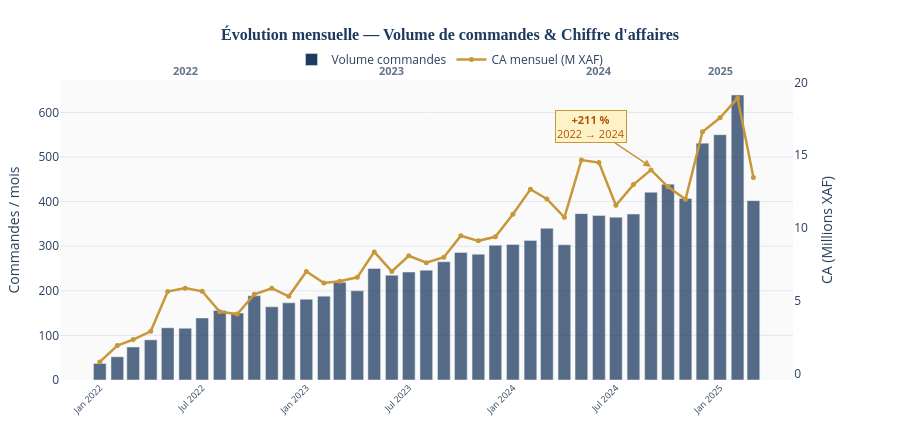

Notebook code cell kept with this figure:
### Markdown cell above
---
## 2. Évolution Temporelle — Volume & CA

Graphique à deux axes : barres pour le volume de commandes, ligne pour le CA mensuel.
Les zones colorées marquent les années.

### Code cell
monthly = (
    ov.groupby("ym")
    .agg(orders=("order_id","count"), revenue=("total_amount_xaf","sum"))
    .reset_index()
)
monthly["revenue_M"] = monthly["revenue"] / 1e6

fig = make_subplots(
    specs=[[{"secondary_y": True}]],
    figure=go.Figure()
)

# Barres volume
fig.add_trace(go.Bar(
    x=monthly["ym"],
    y=monthly["orders"],
    name="Volume commandes",
    marker_color=NAVY,
    marker_opacity=0.75,
    hovertemplate="<b>%{x}</b><br>Commandes : %{y:,}<extra></extra>",/ra
), secondary_y=False)

# Ligne CA
fig.add_trace(go.Scatter(
    x=monthly["ym"],
    y=monthly["revenue_M"],
    name="CA mensuel (M XAF)",
    mode="lines+markers",
    line=dict(color=GOLD, width=2.5),
    marker=dict(size=5, color=GOLD),
    hovertemplate="<b>%{x}</b><br>CA : %{y:.1f} M XAF<extra></extra>",
), secondary_y=True)

# Annotations années
for yr, label, xref in [("2022-06","2022","x"),("2023-06","2023","x"),
                          ("2024-06","2024","x"),("2025-01","2025","x")]:
    fig.add_annotation(
        x=yr, y=1.0, yref="paper",
        text=f"<b>{label}</b>", showarrow=False,
        font=dict(size=11, color=GRAY), yanchor="bottom"
    )

# Annotation croissance
fig.add_annotation(
    x="2024-09", y=ov[ov["ym"]<="2024-12"].groupby("ym")["order_id"].count().max() * 0.9,
    text="<b>+211 %</b><br>2022 → 2024",
    showarrow=True, arrowhead=2, arrowcolor=GOLD, arrowwidth=1.5,
    bgcolor="#FEF3C7", bordercolor=GOLD, borderwidth=1,
    font=dict(size=11, color=AMBER),
    ax=-60, ay=-40,
)

fig.update_layout(
    title=dict(text="<b>Évolution mensuelle — Volume de commandes & Chiffre d'affaires</b>",
               font=dict(size=16, color=NAVY, family="Georgia"), x=0.5),
    height=440,
    paper_bgcolor=WHITE,
    plot_bgcolor="#FAFAFA",
    legend=dict(orientation="h", yanchor="bottom", y=1.02, x=0.5, xanchor="center"),
    hovermode="x unified",
    xaxis=dict(tickangle=-45, tickfont=dict(size=9), showgrid=False),
    margin=dict(t=80, b=60, l=60, r=60),
)
fig.update_yaxes(title_text="Commandes / mois", secondary_y=False,
                 showgrid=True, gridcolor="#E2E8F0", zeroline=False)
fig.update_yaxes(title_text="CA (Millions XAF)", secondary_y=True,
                 showgrid=False, zeroline=False)

fig.show()

### Figure 1 — Plotly figure (JSON) as saved in the notebook; plotly's stock layout.template omitted (floating-point values rounded to 4 significant figures)
{"data": [{"hovertemplate": "<b>%{x}</b><br>Commandes : %{y:,}<extra></extra>", "marker": {"color": "#1E3A5F", "opacity": 0.75}, "name": "Volume commandes", "type": "bar", "x": ["2022-01", "2022-02", "2022-03", "2022-04", "2022-05", "2022-06", "2022-07", "2022-08", "2022-09", "2022-10", "2022-11", "2022-12", "2023-01", "2023-02", "2023-03", "2023-04", "2023-05", "2023-06", "2023-07", "2023-08", "2023-09", "2023-10", "2023-11", "2023-12", "2024-01", "2024-02", "2024-03", "2024-04", "2024-05", "2024-06", "2024-07", "2024-08", "2024-09", "2024-10", "2024-11", "2024-12", "2025-01", "2025-02", "2025-03"], "xaxis": "x", "y": [37, 52, 74, 90, 117, 116, 139, 156, 150, 189, 164, 173, 181, 188, 219, 200, 250, 235, 242, 246, 265, 286, 282, 302, 304, 313, 340, 303, 373, 369, 365, 372, 421, 439, 407, 531, 550, 639, 402], "yaxis": "y"}, {"hovertemplate": "<b>%{x}</b><br>CA : %{y:.1f} M XAF<extra></extra>", "line": {"color": "#C8973A", "width": 2.5}, "marker": {"color": "#C8973A", "size": 5}, "mode": "lines+markers", "name": "CA mensuel (M XAF)", "type": "scatter", "x": ["2022-01", "2022-02", "2022-03", "2022-04", "2022-05", "2022-06", "2022-07", "2022-08", "2022-09", "2022-10", "2022-11", "2022-12", "2023-01", "2023-02", "2023-03", "2023-04", "2023-05", "2023-06", "2023-07", "2023-08", "2023-09", "2023-10", "2023-11", "2023-12", "2024-01", "2024-02", "2024-03", "2024-04", "2024-05", "2024-06", "2024-07", "2024-08", "2024-09", "2024-10", "2024-11", "2024-12", "2025-01", "2025-02", "2025-03"], "xaxis": "x", "y": [0.7968, 1.924, 2.33, 2.894, 5.63, 5.862, 5.646, 4.235, 4.078, 5.441, 5.856, 5.3, 7.008, 6.21, 6.334, 6.605, 8.351, 7.012, 8.085, 7.608, 7.983, 9.463, 9.111, 9.388, 10.94, 12.65, 11.99, 10.73, 14.66, 14.49, 11.56, 12.98, 13.98, 12.82, 11.96, 16.6, 17.56, 18.91, 13.46], "yaxis": "y2"}], "layout": {"annotations": [{"font": {"color": "#64748B", "size": 11}, "showarrow": false, "text": "<b>2022</b>", "x": "2022-06", "y": 1, "yanchor": "bottom", "yref": "paper"}, {"font": {"color": "#64748B", "size": 11}, "showarrow": false, "text": "<b>2023</b>", "x": "2023-06", "y": 1, "yanchor": "bottom", "yref": "paper"}, {"font": {"color": "#64748B", "size": 11}, "showarrow": false, "text": "<b>2024</b>", "x": "2024-06", "y": 1, "yanchor": "bottom", "yref": "paper"}, {"font": {"color": "#64748B", "size": 11}, "showarrow": false, "text": "<b>2025</b>", "x": "2025-01", "y": 1, "yanchor": "bottom", "yref": "paper"}, {"arrowcolor": "#C8973A", "arrowhead": 2, "arrowwidth": 1.5, "ax": -60, "ay": -40, "bgcolor": "#FEF3C7", "bordercolor": "#C8973A", "borderwidth": 1, "font": {"color": "#B45309", "size": 11}, "showarrow": true, "text": "<b>+211 %</b><br>2022 → 2024", "x": "2024-09", "y": 477.9}], "height": 440, "hovermode": "x unified", "legend": {"orientation": "h", "x": 0.5, "xanchor": "center", "y": 1.02, "yanchor": "bottom"}, "margin": {"b": 60, "l": 60, "r": 60, "t": 80}, "paper_bgcolor": "#FFFFFF", "plot_bgcolor": "#FAFAFA", "title": {"font": {"color": "#1E3A5F", "family": "Georgia", "size": 16}, "text": "<b>Évolution mensuelle — Volume de commandes & Chiffre d'affaires</b>", "x": 0.5}, "xaxis": {"anchor": "y", "domain": [0, 0.94], "showgrid": false, "tickangle": -45, "tickfont": {"size": 9}}, "yaxis": {"anchor": "x", "domain": [0, 1], "gridcolor": "#E2E8F0", "showgrid": true, "title": {"text": "Commandes / mois"}, "zeroline": false}, "yaxis2": {"anchor": "x", "overlaying": "y", "showgrid": false, "side": "right", "title": {"text": "CA (Millions XAF)"}, "zeroline": false}}}
